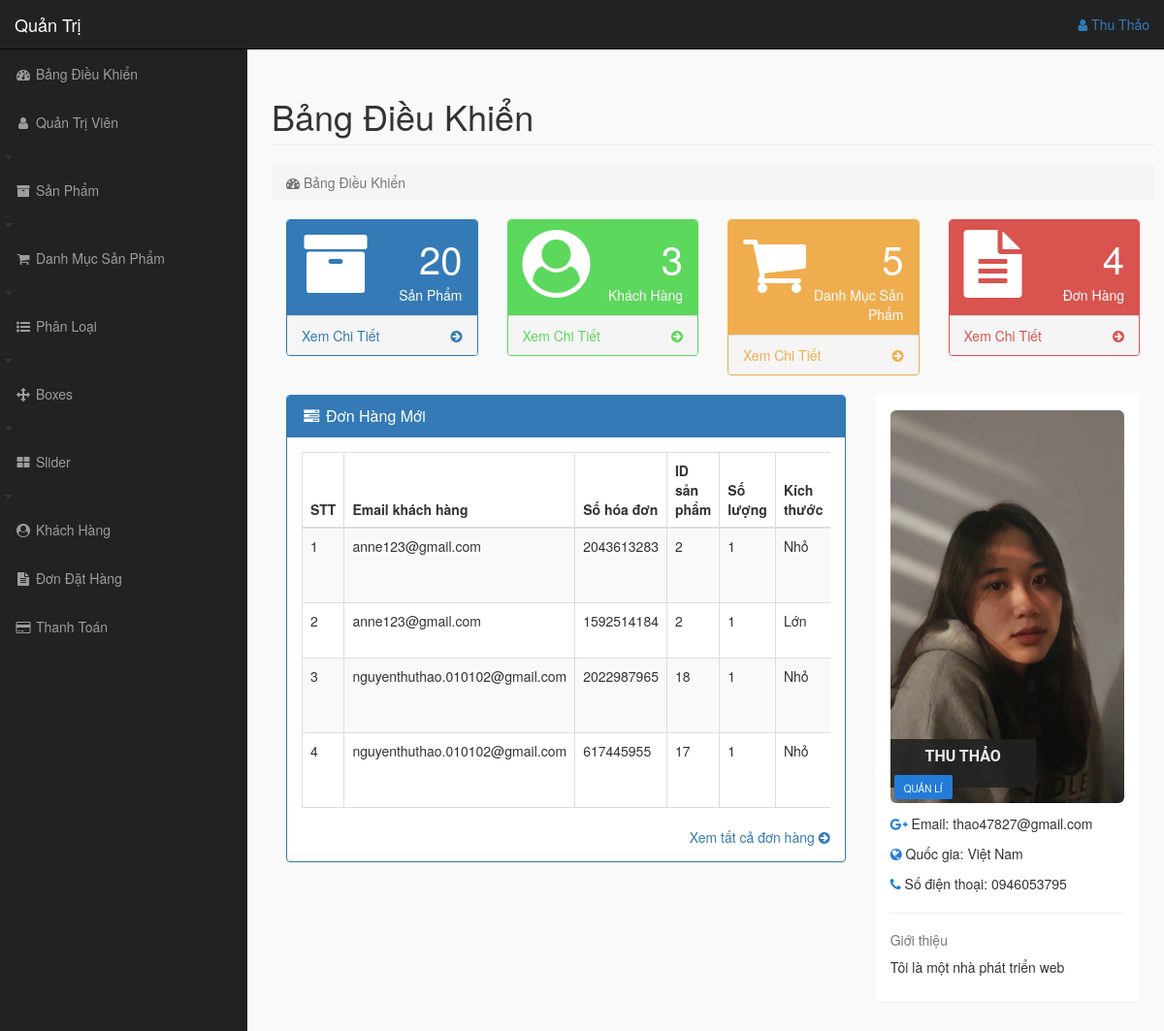
Page /admin_area/index.php?dashboard (signed in) on the committed database.
### tables this page shows
CREATE TABLE `customer_order` (
  `order_id` int(10) NOT NULL,
  `customer_id` int(10) NOT NULL,
  `product_id` int(100) NOT NULL,
  `due_amount` int(100) NOT NULL,
  `invoice_no` int(100) NOT NULL,
  `qty` int(10) NOT NULL,
  `size` text NOT NULL,
  `order_date` timestamp NOT NULL DEFAULT current_timestamp() ON UPDATE current_timestamp(),
  `order_status` text NOT NULL
);

CREATE TABLE `customers` (
  `customer_id` int(100) NOT NULL,
  `customer_name` varchar(255) NOT NULL,
  `customer_email` varchar(255) NOT NULL,
  `customer_pass` varchar(255) NOT NULL,
  `customer_country` text NOT NULL,
  `customer_city` text NOT NULL,
  `customer_contact` varchar(255) NOT NULL,
  `customer_address` text NOT NULL,
  `customer_image` text NOT NULL,
  `customer_ip` varchar(255) NOT NULL
);

### admin_area/dashboard.php (the view, shortened to what this page needs)
<?php
if(!isset($_SESSION['admin_email'])){
    echo "<script>window.open('login.php','_self')</script>";
}else{
?>
<div style="padding-left: 270px;">
    <div class="row">
        <h1 class="page-header">Bảng Điều Khiển</h1>
        <ol class="breadcrumb">
            <li class="active">
                <i class="fa fa-dashboard"></i> Bảng Điều Khiển
            </li>
        </ol>
    </div>
    <div class="row">
        <div class="col-lg-3 col-md-6">
            <div class="panel panel-primary">
                <div class="panel-heading">
                    <div class="row">
                        <div class="col-xs-3">
                            <i class="fa fa-archive fa-5x"></i>
                        </div>
                        <div class="col-xs-9 text-right">
                            <div class="huge"><?php echo $count_pro ?></div>
                            <div>Sản Phẩm</div>
                        </div>
                    </div>
                </div>
                <a href="index.php?view_product">
                    <div class="panel-footer">
                        <span class="pull-left">Xem Chi Tiết</span>
                        <span class="pull-right"><i class="fa fa-arrow-circle-right"></i></span>
                        <div class="clearfix"></div>
                    </div>
                </a>
            </div>
        </div>
        <div class="col-lg-3 col-md-6">
            <div class="panel panel-green">
                <div class="panel-heading">
                    <div class="row">
                        <div class="col-xs-3">
                            <i class="fa fa-user-circle fa-5x"></i>
                        </div>
                        <div class="col-xs-9 text-right">
                            <div class="huge"><?php echo $count_cust ?></div>
                            <div>Khách Hàng</div>
                        </div>
                    </div>
                </div>
                <a href="index.php?view_customer">
                    <div class="panel-footer">
                        <span class="pull-left">Xem Chi Tiết</span>
                        <span class="pull-right"><i class="fa fa-arrow-circle-right"></i></span>
                        <div class="clearfix"></div>
                    </div>
                </a>
            </div>
        </div>
        <div class="col-lg-3 col-md-6">
            <div class="panel panel-yellow">
                <div class="panel-heading">
                    <div class="row">
                        <div class="col-xs-3">
                            <i class="fa fa-shopping-cart fa-5x"></i>
                        </div>
                        <div class="col-xs-9 text-right">
                            <div class="huge"><?php echo $count_p_cat ?></div>
                            <div>Danh Mục Sản Phẩm</div>
                        </div>
                    </div>
                </div>
                <a href="index.php?view_product_cat">
                    <div class="panel-footer">
                        <span class="pull-left">Xem Chi Tiết</span>
                        <span class="pull-right"><i class="fa fa-arrow-circle-right"></i></span>
                        <div class="clearfix"></div>
                    </div>
                </a>
            </div>
        </div>
        <div class="col-lg-3 col-md-6">
            <div class="panel panel-red">
                <div class="panel-heading">
                    <div class="row">
                        <div class="col-xs-3">
                            <i class="fa fa-file-text fa-5x"></i>
                        </div>
                        <div class="col-xs-9 text-right">
                            <div class="huge"><?php echo $count_order ?></div>
                            <div>Đơn Hàng</div>
                        </div>
                    </div>
                </div>
                <a href="index.php?view_order">
                    <div class="panel-footer">
                        <span class="pull-left">Xem Chi Tiết</span>
                        <span class="pull-right"><i class="fa fa-arrow-circle-right"></i></span>
                        <div class="clearfix"></div>
                    </div>
                </a>
            </div>
        </div>
    </div>
    <div class="row">
        <div class="col-lg-8">
            <div class="panel panel-primary">
                <div class="panel-heading">
                    <div class="panel-title">
                        <i class="fa fa-tasks fa-fw"></i> Đơn Hàng Mới
                    </div>
                </div>
                <div class="panel-body">
                    <div class="table-responsive">
                        <table class="table table-bordered  table-hover table-striped">
                            <thead>
                                <tr>
                                    <th>STT</th>
                                    <th>Email khách hàng</th>
                                    <th>Số hóa đơn</th>
                                    <th>ID sản phẩm</th>
                                    <th>Số lượng</th>
                                    <th>Kích thước</th>
                                </tr>
                            </thead>
                            <tbody>
                                <?php
                                $i=0;
                                $get_order="select * from customer_order order by 1 DESC LIMIT 0,5";
                                $run_order=mysqli_query($con,$get_order);
                                while($row_order=mysqli_fetch_array($run_order)){
                                    $customer_id=$row_order['customer_id'];
                                    $product_id=$row_order['product_id'];
                                    $invoice_no=$row_order['invoice_no'];
                                    $qty=$row_order['qty'];
                                    $size=$row_order['size'];
                                    $i++;
                                ?>
                                <tr>
                                    <td><?php echo $i ?></td>
                                    <td>
                                        <?php
                                        $get_cust="select * from customers where customer_id='$customer_id'";
                                        $run_cust=mysqli_query($con,$get_cust);
                                        $row_customer=mysqli_fetch_array($run_cust);
                                        $customer_email=$row_customer['customer_email'];
                                        echo $customer_email;
                                        ?>
                                    </td>
                                    <td><?php echo $invoice_no ?></td>
                                    <td><?php echo $product_id ?></td>
                                    <td><?php echo $qty ?></td>
                                    <td><?php echo $size ?></td>
                                </tr>
                                <?php } ?>
                            </tbody>
                        </table>
                    </div>
                    <div class="text-right">
                        <a href="index.php?view_orders"> Xem tất cả đơn hàng
                            <i class="fa fa-arrow-circle-right"></i>
                        </a>
                    </div>
                </div>
            </div>
        </div>
        <div class="col-md-4">
            <div class="panel">
                <div class="panel-body">
                    <div class="thumb-info mb-md">
                        <img class="img-rounded img-responsive" src="admin_images/<?php echo $admin_image ?>" >
                        <div class="thumb-info-title">
                            <span class="thumb-info-inner"><?php echo $admin_name ?></span>
                            <span class="thumb-info-type"><?php echo $admin_job ?></span>
                        </div>
                    </div>
                    <div class="mb-md">
                        <div class="widget-content-expanded">
                            <i class="fa fa-google-plus"></i> <span>Email: </span> <?php echo $admin_email ?><br>
                            <i class="fa fa-globe"></i> <span>Quốc gia: </span> <?php echo $admin_country ?> <br>
                            <i class="fa fa-phone"></i> <span>Số điện thoại: </span> <?php echo $admin_contact ?> <br>
                        </div>
                        <hr class="dotted short">
                        <h5 class="text-muted">Giới thiệu</h5>
                        <p><?php echo $admin_about ?></p>
                    </div>
                </div>
            </div>
        </div>
    </div>
</div>
<?php } ?>

### admin_area/includes/sidebar.php (shortened to what this page needs)
<?php
if(!isset($_SESSION['admin_email'])){
    echo "<script>window.open('login.php','_self')</script>";
}else{
?>
<nav class="navbar navbar-inverse navbar-fixed-top">
    <div class="navbar-header">
        <a href="index.php?dashboard" class="navbar-brand">Quản Trị</a>
    </div>
    <ul class="nav navbar-right top-nav">
        <li class="dropdown">
            <a href="#" class="dropdown-toggle" data-toggle="dropdown">
               <i class="fa fa-user"></i> <?php echo $admin_name ?>
            </a>
        </li>
    </ul>
    <div class="collapse navbar-collapse navbar-ex1-collapse">
        <ul class="nav navbar-nav sidebar-nav">
            <li>
                <a href="index.php?dashboard">
                    <i class="fa fa-fw fa-dashboard"></i> Bảng Điều Khiển
                </a>
            </li>
            <li>
                <a href="#" data-toggle="collapse" data-target="#users">
                    <i class="fa fa-fw fa-user"></i> Quản Trị Viên
                </a>
                <i class="fa fa-fw fa-caret-down"></i>
            </li>
            <li>
                <a href="#" data-toggle="collapse" data-target="#products">
                    <i class="fa fa-fw fa-archive"></i> Sản Phẩm
                </a>
                <i class="fa fa-fw fa-caret-down"></i>
            </li>
            <li>
                <a href="#" data-toggle="collapse" data-target="#product_cat">
                    <i class="fa fa-fw fa-shopping-cart"></i> Danh Mục Sản Phẩm
                </a>
                <i class="fa fa-fw fa-caret-down"></i>
            </li>
            <li>
                <a href="#" data-toggle="collapse" data-target="#category">
                    <i class="fa fa-fw fa-list-ul"></i> Phân Loại
                </a>
                <i class="fa fa-fw fa-caret-down"></i>
            </li>
            <li>
                <a href="#" data-toggle="collapse" data-target="#boxes">
                    <i class="fa fa-fw fa-arrows"></i> Boxes
                </a>
                <i class="fa fa-fw fa-caret-down"></i>
            </li>
            <li>
                <a href="#" data-toggle="collapse" data-target="#slider">
                    <i class="fa fa-fw fa-th-large"></i> Slider
                </a>
                <i class="fa fa-fw fa-caret-down"></i>
            </li>
            <li>
                <a href="index.php?view_customer">
                    <i class="fa fa-fw fa-user-circle"></i> Khách Hàng
                </a>
            </li>
            <li>
                <a href="index.php?view_order">
                    <i class="fa fa-fw fa-file-text"></i> Đơn Đặt Hàng
                </a>
            </li>
            <li>
                <a href="index.php?view_payments">
                    <i class="fa fa-fw fa-credit-card"></i> Thanh Toán
                </a>
            </li>
        </ul>
    </div>
</nav>
<?php } ?>

### admin_area/css/style.css (style rules this page uses)
body { margin-top: 100px; }
@media (min-width: 768px) { body { margin-top: 50px; } }
.top-nav { padding: 0 15px; }
.top-nav > li { display: inline-block; float: left; }
.top-nav > li > a { padding-top: 15px; padding-bottom: 15px; line-height: 20px; }
@media (min-width: 768px) { .sidebar-nav { position: fixed; top: 51px; width: 255px; border-radius: 0; overflow-y: auto; background-color: #222; bottom: 0; overflow-x: hidden; padding-bottom: 40px; } }
@media (min-width: 768px) { .sidebar-nav > li > a { width: 255px; } }
.huge { font-size: 40px; line-height: normal; }
.panel-green { border-color: #5cd85c; }
.panel-green > .panel-heading { color: #fff; background-color: #5cd85c; }
.panel-green > a { color: #5cd85c; }
.panel-red { border-color: #d9534f; }
.panel-red > .panel-heading { color: #fff; background-color: #d9534f; }
.panel-red > a { color: #d9534f; }
.panel-yellow { border-color: #f0ad4e; }
.panel-yellow > .panel-heading { color: #fff; background-color: #f0ad4e; }
.panel-yellow > a { color: #f0ad4e; }
.panel .panel-body .thumb-info .thumb-info-inner { background-color: #222; color: white; text-transform: uppercase; position: absolute; top: 55%; width: 150px; height: 50px; text-align: center; font-size: 16px; opacity: 90%; padding-top: 7px; font-weight: bold; font-family: "Roboto", Arial, Helvetica, sans-serif; }
.panel .panel-body .thumb-info .thumb-info-type { background-color: #237bd8; color: white; text-transform: uppercase; position: absolute; top: 60%; width: 60px; height: 25px; text-align: center; font-size: 10px; padding-top: 7px; margin: 4px; border-radius: 2px; }
.panel-body .widget-content-expanded i { color: #237bd8; padding-top: 15px; }

### rows in the picture
customer_order: customer.customer_email "anne123@gmail.com", invoice_no "2043613283", product "2", qty "1", size "Nhỏ"
customer_order: customer.customer_email "anne123@gmail.com", invoice_no "1592514184", product "2", qty "1", size "Lớn"
customer_order: customer.customer_email "nguyenthuthao.010102@gmail.com", invoice_no "2022987965", product "18", qty "1", size "Nhỏ"
customer_order: customer.customer_email "nguyenthuthao.010102@gmail.com", invoice_no "617445955", product "17", qty "1", size "Nhỏ"

### other values in the picture
$admin_name "Thu Thảo"
$count_pro "20"
$count_cust "3"
$count_p_cat "5"
$count_order "4"
$admin_name "THU THẢO"
$admin_job "QUẢN LÍ"
$admin_email "thao47827@gmail.com"
$admin_country "Việt Nam"
$admin_contact "0946053795"
$admin_about "Tôi là một nhà phát triển web"
